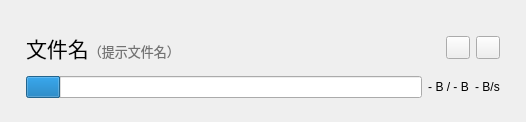
<?xml version="1.0" encoding="UTF-8"?>
<ui version="4.0">
 <class>DownloadCard</class>
 <widget class="QWidget" name="DownloadCard">
  <property name="geometry">
   <rect>
    <x>0</x>
    <y>0</y>
    <width>526</width>
    <height>118</height>
   </rect>
  </property>
  <property name="sizePolicy">
   <sizepolicy hsizetype="Expanding" vsizetype="Fixed">
    <horstretch>0</horstretch>
    <verstretch>0</verstretch>
   </sizepolicy>
  </property>
  <property name="windowTitle">
   <string>Form</string>
  </property>
  <layout class="QVBoxLayout" name="verticalLayout_2">
   <item>
    <widget class="CardWidget" name="frame" native="true">
     <property name="sizePolicy">
      <sizepolicy hsizetype="Expanding" vsizetype="Fixed">
       <horstretch>0</horstretch>
       <verstretch>0</verstretch>
      </sizepolicy>
     </property>
     <property name="minimumSize">
      <size>
       <width>0</width>
       <height>100</height>
      </size>
     </property>
     <layout class="QVBoxLayout" name="verticalLayout">
      <property name="leftMargin">
       <number>15</number>
      </property>
      <property name="topMargin">
       <number>15</number>
      </property>
      <property name="rightMargin">
       <number>15</number>
      </property>
      <property name="bottomMargin">
       <number>5</number>
      </property>
      <item>
       <layout class="QHBoxLayout" name="horizontalLayout">
        <item>
         <widget class="QLabel" name="nameLabel">
          <property name="sizePolicy">
           <sizepolicy hsizetype="Expanding" vsizetype="Preferred">
            <horstretch>0</horstretch>
            <verstretch>0</verstretch>
           </sizepolicy>
          </property>
          <property name="font">
           <font>
            <pointsize>9</pointsize>
           </font>
          </property>
          <property name="styleSheet">
           <string notr="true"/>
          </property>
          <property name="text">
           <string>&lt;html&gt;&lt;head/&gt;&lt;body&gt;&lt;p&gt;&lt;span style=&quot; font-size:16pt;&quot;&gt;文件名&lt;/span&gt;&lt;span style=&quot; font-size:10pt; color:#737373;&quot;&gt;（提示文件名）&lt;/span&gt;&lt;/p&gt;&lt;/body&gt;&lt;/html&gt;</string>
          </property>
          <property name="alignment">
           <set>Qt::AlignmentFlag::AlignLeading|Qt::AlignmentFlag::AlignLeft|Qt::AlignmentFlag::AlignVCenter</set>
          </property>
         </widget>
        </item>
        <item>
         <widget class="TransparentToolButton" name="toggleButton">
          <property name="text">
           <string/>
          </property>
         </widget>
        </item>
        <item>
         <widget class="TransparentToolButton" name="closeButton">
          <property name="text">
           <string/>
          </property>
         </widget>
        </item>
       </layout>
      </item>
      <item>
       <layout class="QHBoxLayout" name="horizontalLayout_2">
        <item>
         <widget class="ProgressBar" name="progressBar">
          <property name="maximum">
           <number>1000</number>
          </property>
          <property name="value">
           <number>88</number>
          </property>
          <property name="format">
           <string/>
          </property>
         </widget>
        </item>
        <item>
         <widget class="CaptionLabel" name="progressLabel">
          <property name="sizePolicy">
           <sizepolicy hsizetype="Fixed" vsizetype="Fixed">
            <horstretch>0</horstretch>
            <verstretch>0</verstretch>
           </sizepolicy>
          </property>
          <property name="text">
           <string>- B / - B</string>
          </property>
          <property name="alignment">
           <set>Qt::AlignmentFlag::AlignCenter</set>
          </property>
         </widget>
        </item>
        <item>
         <widget class="CaptionLabel" name="speedLabel">
          <property name="sizePolicy">
           <sizepolicy hsizetype="Fixed" vsizetype="Fixed">
            <horstretch>0</horstretch>
            <verstretch>0</verstretch>
           </sizepolicy>
          </property>
          <property name="text">
           <string>- B/s</string>
          </property>
          <property name="alignment">
           <set>Qt::AlignmentFlag::AlignCenter</set>
          </property>
         </widget>
        </item>
       </layout>
      </item>
     </layout>
    </widget>
   </item>
  </layout>
 </widget>
 <customwidgets>
  <customwidget>
   <class>TransparentToolButton</class>
   <extends>QToolButton</extends>
   <header>qfluentwidgets</header>
  </customwidget>
  <customwidget>
   <class>ProgressBar</class>
   <extends>QProgressBar</extends>
   <header>qfluentwidgets</header>
  </customwidget>
  <customwidget>
   <class>CardWidget</class>
   <extends>QWidget</extends>
   <header>qfluentwidgets</header>
   <container>1</container>
  </customwidget>
  <customwidget>
   <class>CaptionLabel</class>
   <extends>QLabel</extends>
   <header>qfluentwidgets</header>
  </customwidget>
 </customwidgets>
 <resources/>
 <connections/>
</ui>
